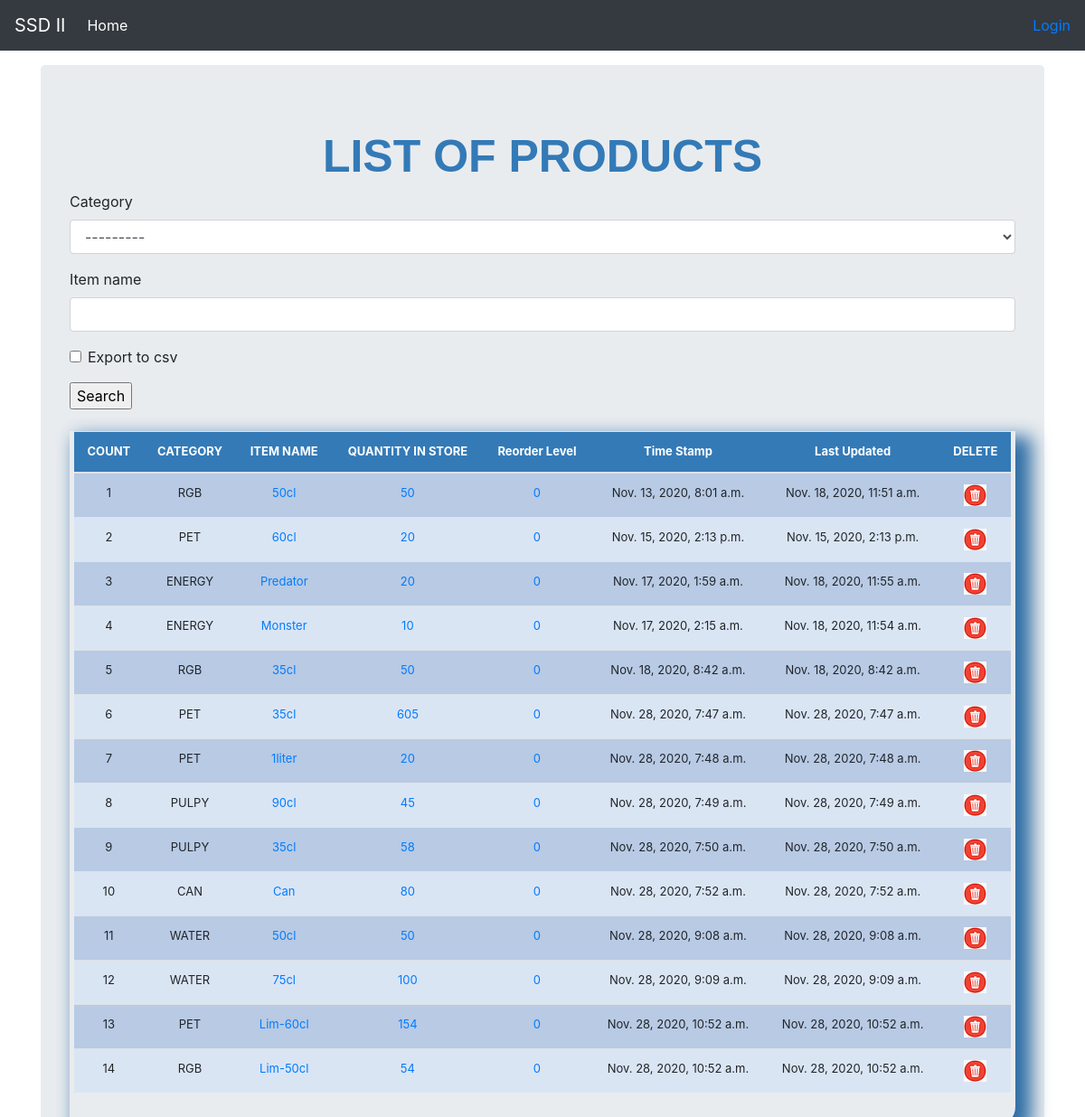
Before: /list_items/ with the older database file.
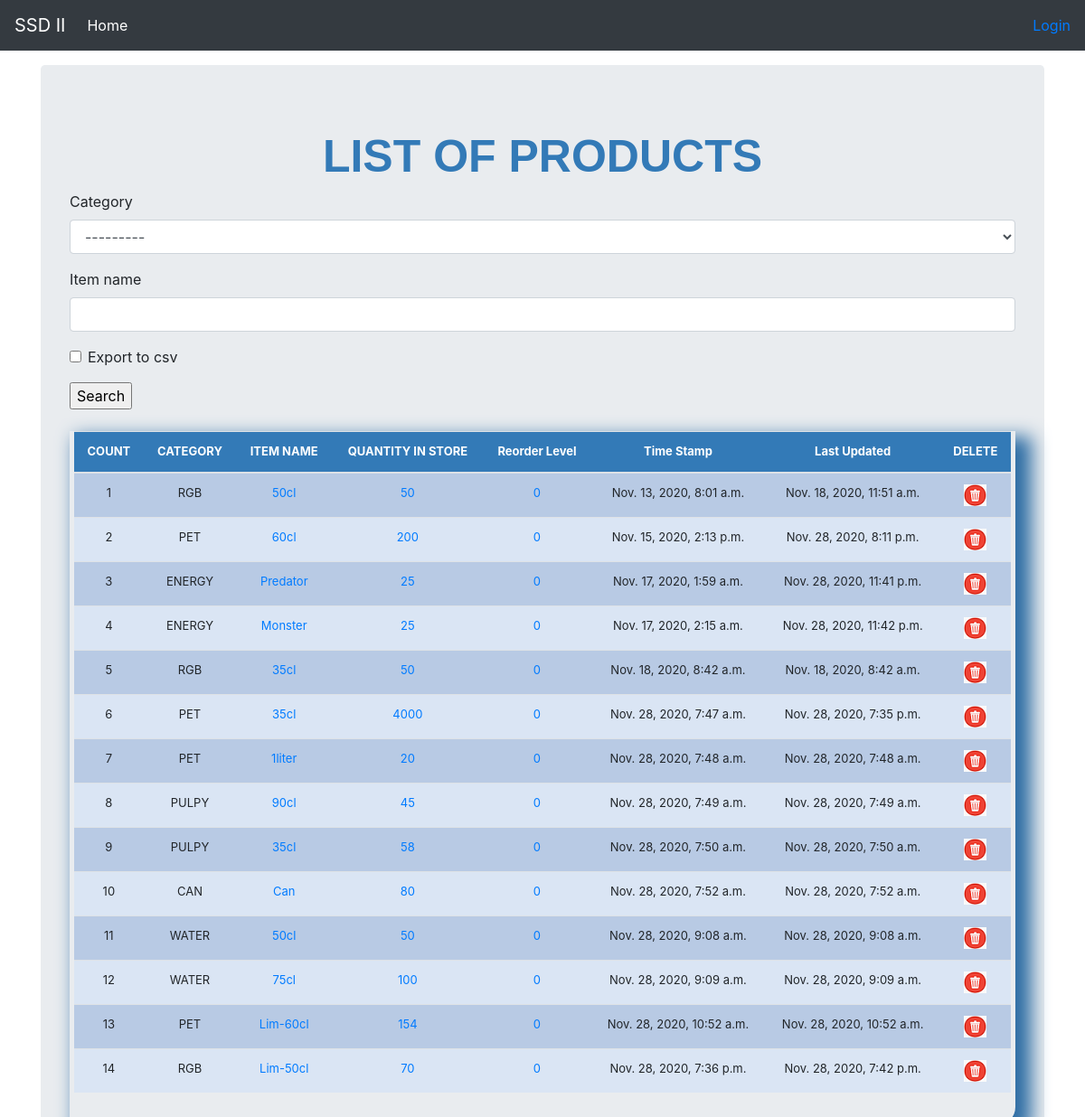
After: the same page with the newer database file.
### stockmgmt/models.py (models this page shows, shortened)
class Stock(models.Model):
    category = models.ForeignKey(Category, on_delete=models.CASCADE, blank=True)
    item_name = models.CharField(max_length=64, blank=True, null=True)
    quantity = models.IntegerField(default='0', blank=False, null=True)
    receive_quantity = models.IntegerField(default='0', blank=True, null=True)
    receive_by = models.CharField(max_length=64, blank=True, null=True)
    issue_quantity = models.IntegerField(default='0', blank=True, null=True)
    issue_by = models.CharField(max_length=64, blank=True, null=True)
    issue_to = models.CharField(max_length=64, blank=True, null=True)
    phone_number = models.CharField(max_length=64, blank=True, null=True)
    created_by = models.CharField(max_length=64, blank=True, null=True)
    reorder_level = models.IntegerField(default='0', blank=True, null=True)
    last_updated = models.DateTimeField(auto_now_add=False, auto_now=True)
    timestamp = models.DateTimeField(auto_now_add=True, auto_now=False)

class Category(models.Model):
	name = models.CharField(max_length=64, blank=True, null=True)
	def __str__(self):
		return self.name

### stockmgmt/views.py (the view, shortened to what this page needs)
# urls.py: path('list_items/', views.list_items, name='list_items'),
def list_items(request):
    header = "LIST OF PRODUCTS"
    form = StockSearchForm(request.POST or None)  #inputing the form search.
    queryset = Stock.objects.all()
    context = {
        "header": header,
        "queryset": queryset,
        "form": form,
    }
    return render(request, "stockmgmt/list_items.html", context)

### stockmgmt/forms.py
class StockSearchForm(forms.ModelForm):
    export_to_CSV = forms.BooleanField(required=False)
    class Meta:
        model = Stock
        fields = ['category', 'item_name']

### stockmgmt/templates/stockmgmt/list_items.html (shortened to what this page needs)
<!DOCTYPE html>
<html>
    <head>
    </head>
    <body>
    </body>
</html>
{% load static %}
{% load crispy_forms_tags %}
<!doctype html>
<html lang="en">
  <head>
<link href="{% static 'stockmgmt/css/styles.css' %}" rel="stylesheet">
<link href="{% static 'stockmgmt/css/bootstrap.min.css' %}" rel="stylesheet">
<link href="{% static 'stockmgmt/css/navbar-top-fixed.css' %}" rel="stylesheet">
    <link href="navbar-top-fixed.css" rel="stylesheet">
  </head>
  <body>
    {% include 'stockmgmt/navbar.html' %}
    <main role="main" class="container">
      <div class="jumbotron">
        <div class="header">{{header}}</div>
        <form method="POST" action="">{% csrf_token %}
            {{ form|crispy }}
             <input type="submit" value="Search"/>
        </form>
        <br>
        <div class="display_table">
            <table class="table">
                <thead>
                    <tr>
                      <th>COUNT</th>
                      <th>CATEGORY</th>
                      <th>ITEM NAME</th>
                      <th>QUANTITY IN STORE</th>
                      <th>Reorder Level</th>
                      <th>Time Stamp</th>
                      <th>Last Updated</th>
                      <th>DELETE</th>
                    </tr>
                </thead>
                {% for instance in queryset %}
                <tr>
                    <td>{{forloop.counter}}</td>
                    <td>{{instance.category}}</td>
                    <td><a href="{% url 'update_items' instance.id %}">{{instance.item_name}}</a></td>
                    <td>
                      {% if instance.quantity <= instance.reorder_level %}
                        <div style="background-color:red;">
                          <a href="{% url 'stock_detail' instance.id %}">{{ instance.quantity}}</a>
                        </div>
                      {% else %}
                        <a href="{% url 'stock_detail' instance.id %}">{{instance.quantity}}</a>
                      {% endif %}
                    </td>
                    <td><a href="{% url 'reorder_level' instance.id %}">{{instance.reorder_level}}</a></td>
                    <td>{{instance.timestamp }}</td>
                    <td>{{ instance.last_updated }}</td>
                    <td><a href="{% url 'delete_items' instance.id %}"><img src="{% static 'stockmgmt/img/delete-icon.jpg' %}"></a></td>
                  </tr>
                  {% endfor %}
            </table>
        </div>
      </div>
    </main>
   </body>
</html>

### stockmgmt/templates/stockmgmt/navbar.html (shortened to what this page needs)
<nav class="navbar navbar-expand-md navbar-dark fixed-top bg-dark">
    <a class="navbar-brand" href="/">SSD II</a>
    <div class="collapse navbar-collapse" id="navbarCollapse">
      <ul class="navbar-nav mr-auto">
        <li class="nav-item active">
          <a class="nav-link" href="/">Home <span class="sr-only">(current)</span></a>
        </li>
      </ul>
      <ul class="navbar-nav">
        {% if request.user.is_authenticated %}
        <li><a href="/accounts/logout"><button class="btn btn-danger">{{ user }} | Logout</button></a><li>
        {% else %}
        <li><a href="/accounts/login">Login</a></li>
        {% endif %}
      </ul>
    </div>
  </nav>

### stockmgmt/static/stockmgmt/CSS/styles.css (style rules this page uses)
table { font-size: 13px; text-align: center; width: 95%; margin: auto; }
.table tr:nth-child(odd) { background: #B8CAE4; }
.table tr:nth-child(even) { background: #DAE5F4; }
th { background-color: #337ab7; color: white; }
.display_table { border-bottom-right-radius: 20px; padding-left: 5px; padding-right: 5px; padding-bottom: 20px; box-shadow: 12px 12px 20px 6px #2e6da4; }
.header { font-family: Helvetica; color: #337ab7; font-size: 50px; text-align: center; width: 100%; text-shadow: 6px, 6px, 6px, #c9c6c6; display: block; font-weight: bolder; }

### stockmgmt/static/stockmgmt/CSS/navbar-top-fixed.css (style rules this page uses)
body { min-height: 75rem; padding-top: 4.5rem; }

Changed rows visible on the page:
removed Stock: category "RGB", item_name "Lim-50cl", quantity "54", reorder_level "0", timestamp "Nov. 28, 2020, 10:52 a.m.", last_updated "Nov. 28, 2020, 10:52 a.m."
changed Stock "60cl": quantity "20" → "200"; last_updated "Nov. 15, 2020, 2:13 p.m." → "Nov. 28, 2020, 8:11 p.m."
changed Stock "Predator": quantity "20" → "25"; last_updated "Nov. 18, 2020, 11:55 a.m." → "Nov. 28, 2020, 11:41 p.m."
changed Stock "Monster": quantity "10" → "25"; last_updated "Nov. 18, 2020, 11:54 a.m." → "Nov. 28, 2020, 11:42 p.m."
changed Stock: quantity "605" → "4000"; last_updated "Nov. 28, 2020, 7:47 a.m." → "Nov. 28, 2020, 7:35 p.m."
added Stock: category "RGB", item_name "Lim-50cl", quantity "70", reorder_level "0", timestamp "Nov. 28, 2020, 7:36 p.m.", last_updated "Nov. 28, 2020, 7:42 p.m."
